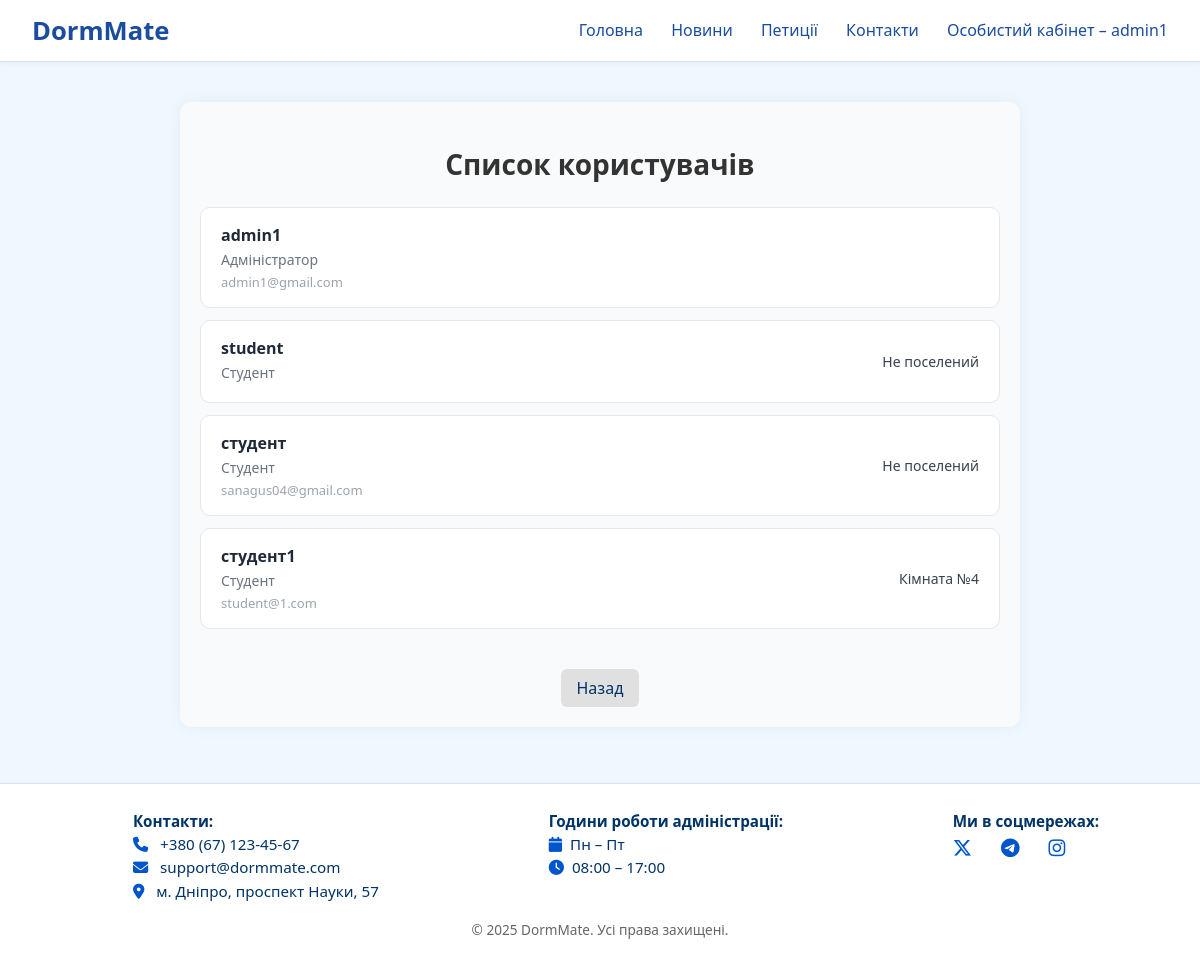
The app's page /accounts/users/ (signed in) with its own data.
### registration/models.py (models this page shows, shortened)
class CustomUser(AbstractUser):
    ROLE_CHOICES = (
        ('student', 'Студент'),
        ('admin', 'Адміністратор'),
    )
    email = models.EmailField(unique=True)
    role = models.CharField(max_length=10, choices=ROLE_CHOICES, default='student')
    room = models.ForeignKey(
        'rooms.Room',
        null=True,
        blank=True,
        on_delete=models.SET_NULL,
        related_name='primary_users'  # ← обязательно уникальное имя
    )

### rooms/models.py (models this page shows, shortened)
class Room(models.Model):
    number = models.CharField(max_length=10)
    floor = models.IntegerField()
    price = models.DecimalField(max_digits=8, decimal_places=2)
    capacity = models.IntegerField()
    about = models.TextField(default="Звичайна кімната")
    image = models.ImageField(upload_to='room_images/', default='room_images/default.jpg')
    residents = models.ManyToManyField(
        settings.AUTH_USER_MODEL,
        blank=True,
        related_name='shared_rooms'
    )

### registration/views.py (the view)
# urls.py: path('users/', login_required(views.user_list_view), name='user-list'),
@login_required
def user_list_view(request):
    if request.user.role != "admin":
        return redirect("account")  # заборона для не‑адмінів
    admins = CustomUser.objects.filter(role="admin").order_by("username")
    students = CustomUser.objects.filter(role="student").order_by("username")
    users = list(admins) + list(students)
    return render(request, "user_list.html", {"users": users})

### registration/templates/user_list.html (shortened to what this page needs)
{% extends "base.html" %}
{% block content %}
<div class="userlist-wrapper">
    <div class="userlist-header">
        <h2>Список користувачів</h2>
    </div>
    <ul class="userlist">
        {% for user in users %}
            <li class="userlist-item">
                <div class="user-info">
                    <span class="user-name">{{ user.username }}</span>
                    <span class="user-role">{{ user.get_role_display }}</span>
                    <span class="user-email">{{ user.email }}</span>
                </div>
                <div class="user-room">
                    {% if user.room %}
                        Кімната №{{ user.room.number }}
                    {% elif user.role == 'student' %}
                        Не поселений
                    {% endif %}
                </div>
            </li>
        {% empty %}
            <li class="userlist-empty">Немає зареєстрованих користувачів.</li>
        {% endfor %}
    </ul>
    <div class="userlist-back">
        <a href="{% url 'account' %}" class="secondary-link">Назад</a>
    </div>
</div>
{% endblock %}

### rooms/templates/base.html (shortened to what this page needs)
{% load static %}
<!DOCTYPE html>
<html lang="uk">
<head>
    <link rel="stylesheet" href="{% static 'rooms/base.css' %}">
    <link rel="stylesheet" href="https://cdnjs.cloudflare.com/ajax/libs/font-awesome/6.5.0/css/all.min.css">
</head>
<body>
    <div class="main-wrapper">
        <nav class="navbar">
            <div class="navbar-container">
                <div class="logo"><a href="{% url 'floor-selector' %}" class="logo">DormMate</a></div>
                <div class="nav-links">
                    <a href="{% url 'floor-selector' %}">Головна</a>
                    <a href="{% url 'news-list' %}">Новини</a>
                    <a href="{% url 'petition-list' %}">Петиції</a>
                    <a href="#contacts">Контакти</a>
                    {% if user.is_authenticated %}
                        <a href="{% url 'account' %}">Особистий кабінет – {{ user.username }}</a>
                    {% else %}
                        <a href="{% url 'login' %}">Увійти</a>
                    {% endif %}
                </div>
            </div>
        </nav>
        <div class="main-content">
            {% block content %}{% endblock content %}
        </div>
        <footer class="site-footer">
            <div class="footer-container">
                <div class="footer-contact">
                    <p><strong>Контакти:</strong></p>
                    <p><i class="fas fa-phone"></i> +380 (67) 123-45-67</p>
                    <p><i class="fas fa-envelope"></i> support@dormmate.com</p>
                    <p><i class="fas fa-map-marker-alt"></i> м. Дніпро, проспект Науки, 57</p>
                </div>
                 <div class="footer-contact">
                    <p><strong>Години роботи адміністрації:</strong></p>
                    <p><i class="fas fa-calendar"></i>Пн – Пт</p>
                    <p><i class="fas fa-clock"></i>08:00 – 17:00</p>
                </div>
                <div class="footer-social">
                    <p><strong>Ми в соцмережах:</strong></p>
                    <a href="https://twitter.com" target="_blank" class="social-link">
                        <i class="fab fa-x-twitter"></i>
                    </a>
                    <a href="https://t.me" target="_blank" class="social-link">
                        <i class="fab fa-telegram-plane"></i>
                    </a>
                    <a href="https://instagram.com" target="_blank" class="social-link">
                        <i class="fab fa-instagram"></i>
                    </a>
                </div>
            </div>
            <div class="footer-bottom" id="contacts">
                <p>&copy; 2025 DormMate. Усі права захищені.</p>
            </div>
        </footer>
    </div>
</body>
</html>

### rooms/static/rooms/base.css (style rules this page uses)
body { font-family: 'Segoe UI', Tahoma, Geneva, Verdana, sans-serif; background-color: #f0f8ff; color: #1a1a2e; margin: 0; padding: 0; }
html { scroll-behavior: smooth; }
.navbar { position: sticky; top: 0; z-index: 1000; background-color: #ffffff; border-bottom: 1px solid #d9e2ef; box-shadow: 0 2px 4px rgba(0, 0, 0, 0.04); padding: 0.8rem 2rem; }
.navbar-container { display: flex; justify-content: space-between; align-items: center; max-width: 1200px; margin: 0 auto; }
.logo { font-size: 1.6rem; font-weight: bold; color: #1a4ca0; text-decoration: none; }
.nav-links a { margin-left: 1.5rem; text-decoration: none; color: #1a4ca0; font-weight: 500; transition: color 0.3s ease; }
h1, h2 { color: #003366; margin-bottom: 1rem; }
.secondary-link { display: inline-block; margin-top: 1rem; padding: 0.5rem 1rem; background-color: #e0e0e0; color: #003366; border-radius: 6px; text-decoration: none; font-weight: 500; transition: background-color 0.3s ease; }
html, body { height: 100%; margin: 0; padding: 0; }
body { display: flex; flex-direction: column; min-height: 100vh; }
.main-wrapper { flex: 1 0 auto; display: flex; flex-direction: column; }
.main-content { flex: 1 0 auto; padding-bottom: 1rem; }
.site-footer { flex-shrink: 0; }
.site-footer { background-color: #ffffff; border-top: 1px solid #d9e2ef; padding: 1.5rem 2rem; font-size: 0.95rem; color: #1a1a2e; box-shadow: 0 -1px 4px rgba(0, 0, 0, 0.03); margin-top: auto; }
.footer-container { display: flex; justify-content: space-around; flex-wrap: wrap; max-width: 1200px; margin: 0 auto; gap: 2rem; padding-left: 2rem; }
.footer-contact, .footer-social { flex: 1 1 1; }
.footer-contact p, .footer-social p { margin: 0.2rem 0; color: #003366; }
.footer-contact i, .footer-social i { margin-right: 0.5rem; color: #0055cc; }
.footer-social .social-link { margin-right: 1rem; font-size: 1.2rem; color: #1a4ca0; transition: color 0.3s ease; text-decoration: none; }
.footer-bottom { text-align: center; margin-top: 1rem; color: #666; font-size: 0.85rem; }
.userlist-wrapper { max-width: 800px; margin: 40px auto; padding: 20px; background: #f9fafb; border-radius: 12px; box-shadow: 0 0 15px rgba(0,0,0,0.05); }
.userlist-header { margin-bottom: 24px; text-align: center; }
.userlist-header h2 { font-size: 28px; font-weight: 600; color: #333; }
.userlist { list-style: none; padding: 0; margin: 0; }
.userlist-item { padding: 16px 20px; margin-bottom: 12px; background: white; border: 1px solid #e5e7eb; border-radius: 10px; display: flex; justify-content: space-between; align-items: center; transition: transform 0.2s ease; }
.user-info { display: flex; flex-direction: column; gap: 4px; }
.user-name { font-weight: 600; font-size: 16px; color: #1f2937; }
.user-role { font-size: 14px; color: #6b7280; }
.user-email { font-size: 13px; color: #9ca3af; }
.user-room { font-size: 14px; color: #374151; font-weight: 500; }
.userlist-back { text-align: center; margin-top: 24px; }

### records on screen
CustomUser: username "admin1", role "Адміністратор", email "admin1@gmail.com"
CustomUser: username "student", role "Студент", shows "Не поселений"
CustomUser: username "студент", role "Студент", email "sanagus04@gmail.com", shows "Не поселений"
CustomUser: username "студент1", role "Студент", email "student@1.com", room.number "4"
